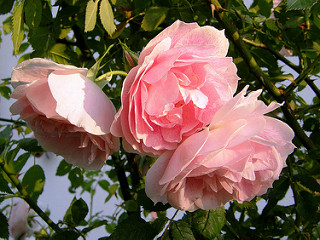
#> input picture notebooks/data/images/roses.jpg, 320 x 240 px
$ jupyter execute color_image_smoothing_guassian_cv_vs_numpy.ipynb
#> lines starting #> are read from the running program, lines starting #| are printed output that depends on the picture
[cell 1]
import os
import cv2
import numpy as np
import matplotlib.pyplot as plt

# ------------------------- Theoretical Explanation -------------------------
#
# Image smoothing (also known as blurring) is a fundamental operation in image processing
# used to reduce noise and details in an image. This can be achieved using various types
# of filters, and one of the most commonly used filters is the **Gaussian filter**.
#
# The **Gaussian filter** is a low-pass filter that smooths an image by averaging pixel
# values in a neighborhood weighted by a Gaussian function. The filter is often represented
# as a matrix, and the size of the matrix determines the extent of smoothing.
#
# A typical Gaussian kernel is symmetric and its values decrease as you move away from the
# center. In this example, we use a 3x3 kernel with values:
# [1 2 1, 2 4 2, 1 2 1]. The sum of these values is 16, so we normalize the kernel by
# dividing by 16 to ensure that the sum of the weights is 1.
#
# This kernel is applied to each pixel in the image, and the surrounding pixels are
# weighted according to the kernel as the filter is convolved over the image.
#
# The convolution operation can be performed in two ways:
# 1. **OpenCV Method**: Using OpenCV’s `cv2.filter2D()` function, which provides an
#    efficient implementation of convolution for images. This is a high-level function
#    that performs the convolution operation and is widely used in image processing tasks.
#
# 2. **NumPy Method**: By manually performing the convolution using NumPy arrays. This
#    approach gives us more flexibility but requires more code and is generally slower
#    than OpenCV’s optimized methods. In this method, we apply the kernel to each pixel
#    and calculate the weighted sum of its neighbors.
#
# In this example, we apply the Gaussian filter to a color image. We process each
# color channel (Red, Green, and Blue) separately and then merge them back into a
# smoothed color image.
#
# The goal of the code is to compare the results of smoothing the image using both
# OpenCV’s `filter2D()` function and the manual convolution approach using NumPy.
#
# In the output, we will:
# 1. Show the original color image.
# 2. Display the Gaussian filter matrix.
# 3. Show the smoothed image using OpenCV's `filter2D`.
# 4. Show the smoothed image using NumPy's manual convolution.
#
# ------------------------- End of Theoretical Explanation -------------------------

# Function to display images and the Gaussian Kernel
def display_images(original, gaussian_filter, smoothed_color_opencv, smoothed_color_numpy, title_original, title_gaussian_filter, title_smoothed_opencv, title_smoothed_numpy):
    plt.figure(figsize=(16, 12))

    # First row: Display original image, Gaussian filter, OpenCV smoothed image
    plt.subplot(2, 4, 1)
    plt.imshow(cv2.cvtColor(original, cv2.COLOR_BGR2RGB))  # Original color image
    plt.title(title_original)
    plt.axis('off')

    plt.subplot(2, 4, 2)
    plt.imshow(gaussian_filter, cmap='gray')  # Display Gaussian filter matrix as an image
    plt.title(title_gaussian_filter)
    plt.axis('off')

    plt.subplot(2, 4, 3)
    plt.imshow(cv2.cvtColor(smoothed_color_opencv, cv2.COLOR_BGR2RGB))  # OpenCV smoothed image
    plt.title(title_smoothed_opencv)
    plt.axis('off')

    # Second row: Display smoothed image using NumPy convolution
    plt.subplot(2, 4, 5)
    plt.imshow(cv2.cvtColor(original, cv2.COLOR_BGR2RGB))  # Original color image again
    plt.title(title_original)
    plt.axis('off')

    plt.subplot(2, 4, 6)
    plt.imshow(gaussian_filter, cmap='gray')  # Display Gaussian filter matrix again
    plt.title(title_gaussian_filter)
    plt.axis('off')

    plt.subplot(2, 4, 7)
    plt.imshow(cv2.cvtColor(smoothed_color_numpy, cv2.COLOR_BGR2RGB))  # NumPy smoothed image
    plt.title(title_smoothed_numpy)
    plt.axis('off')

    plt.show()  # Show the images

# Define kernel (Gaussian 3x3 kernel)
gaussian_filter = np.array([[1, 2, 1],
                            [2, 4, 2],
                            [1, 2, 1]], dtype=np.float32)

# Normalize the kernel by dividing by 16
gaussian_filter /= 16

# Function to perform convolution using NumPy
def convolve2d(image, kernel):
    """Convolve the image with the kernel using NumPy."""
    image_height, image_width = image.shape
    kernel_height, kernel_width = kernel.shape
    pad_h = kernel_height // 2
    pad_w = kernel_width // 2

    # Pad the image to handle borders
    padded_image = np.pad(image, ((pad_h, pad_h), (pad_w, pad_w)), mode='constant', constant_values=0)

    # Create an empty output image
    output_image = np.zeros_like(image)

    # Perform convolution
    for i in range(image_height):
        for j in range(image_width):
            region = padded_image[i:i+kernel_height, j:j+kernel_width]
            output_image[i, j] = np.sum(region * kernel)  # Convolution operation

    return output_image

# ------------ Load the Color Image ------------- #
image_path = os.path.join(os.getcwd(), 'data', 'images', 'roses.jpg')  # Replace with your image path
image = cv2.imread(image_path)
#> image is the input picture: shape (240, 320, 3); mean B, G, R 80.2, 94.8, 116.4

# ------------ Apply Convolution to Color Image ------------ #
# Split the image into R, G, B channels
B, G, R = cv2.split(image)
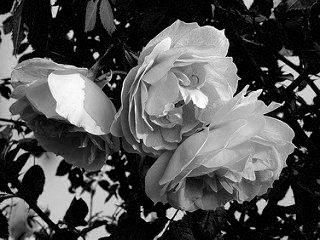
#> B: shape (240, 320); min 0, max 255, mean 80.2
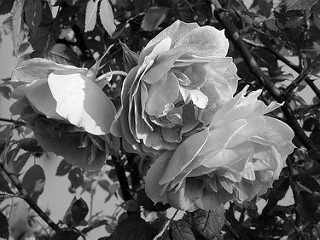
#> G: shape (240, 320); min 0, max 255, mean 94.8
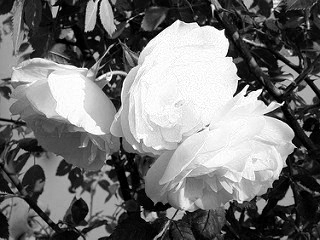
#> R: shape (240, 320); min 0, max 255, mean 116.4

# Apply convolution to each channel using OpenCV (cv2.filter2D)
smoothed_R_opencv = cv2.filter2D(R, -1, gaussian_filter)
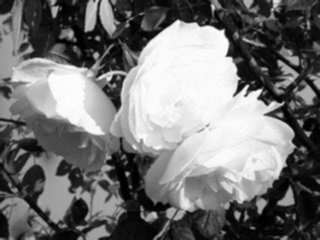
#> smoothed_R_opencv: shape (240, 320); min 0, max 254, mean 116.4
smoothed_G_opencv = cv2.filter2D(G, -1, gaussian_filter)
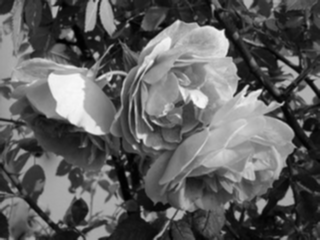
#> smoothed_G_opencv: shape (240, 320); min 1, max 248, mean 94.8
smoothed_B_opencv = cv2.filter2D(B, -1, gaussian_filter)
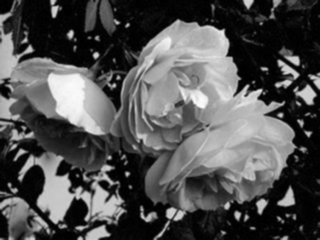
#> smoothed_B_opencv: shape (240, 320); min 0, max 252, mean 80.2

# Merge the smoothed channels back together for OpenCV result
smoothed_color_opencv = cv2.merge([smoothed_B_opencv, smoothed_G_opencv, smoothed_R_opencv])
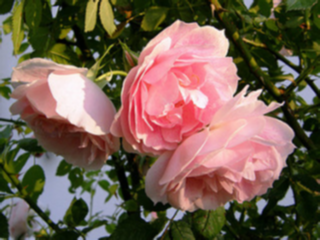
#> smoothed_color_opencv: shape (240, 320, 3); mean B, G, R 80.2, 94.8, 116.4

# Apply convolution to each channel using NumPy (manual convolution)
smoothed_R_numpy = convolve2d(R, gaussian_filter)
smoothed_G_numpy = convolve2d(G, gaussian_filter)
#> in convolve2d (call 2), `padded_image = np.pad(image, ((pad_h, pad_h), (pad_w, pad_w)), mode='c..`:
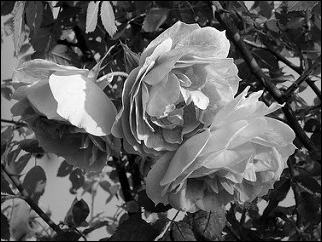
#> padded_image: shape (242, 322); min 0, max 255, mean 93.5
smoothed_B_numpy = convolve2d(B, gaussian_filter)
#> in convolve2d (call 3), `padded_image = np.pad(image, ((pad_h, pad_h), (pad_w, pad_w)), mode='c..`:
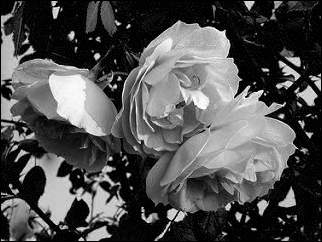
#> padded_image: shape (242, 322); min 0, max 255, mean 79.1

# Merge the smoothed channels back together for NumPy result
smoothed_color_numpy = cv2.merge([smoothed_B_numpy, smoothed_G_numpy, smoothed_R_numpy])

# ------------ Display Results ------------ #
# Display the original color image, Gaussian filter, and results of smoothing
display_images(image, gaussian_filter, smoothed_color_opencv, smoothed_color_numpy,
               'Original Color Image', 'Gaussian Filter Matrix', 'Smoothed Color Image (OpenCV)', 'Smoothed Color Image (NumPy)')
#> in display_images, `plt.show()`:
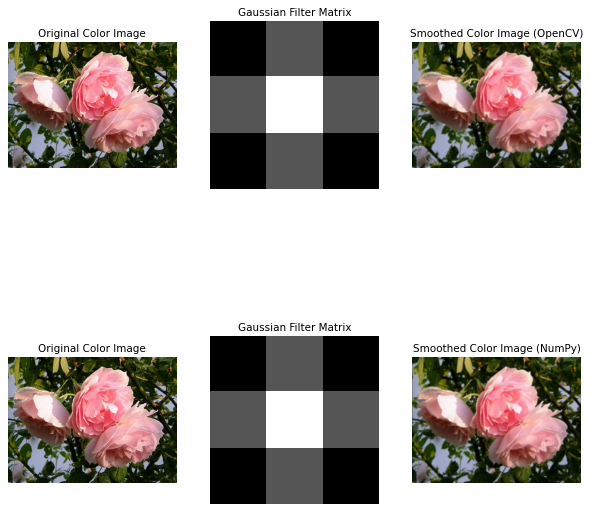
#> figure drawn by matplotlib, 6 panels

$ run again, with notebooks/data/images/color_darkened.jpg copied over notebooks/data/images/roses.jpg
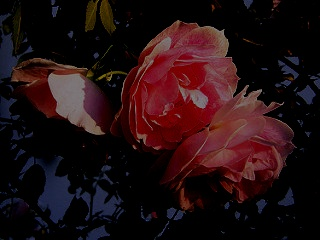
#> input picture notebooks/data/images/color_darkened.jpg, 320 x 240 px
#> image is the input picture: shape (240, 320, 3); mean B, G, R 17.5, 15.1, 34.8
#> `B, G, R = cv2.split(image)`:
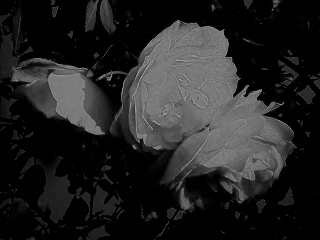
#> R: shape (240, 320); min 0, max 174, mean 34.8
#> in convolve2d (call 3), `padded_image = np.pad(image, ((pad_h, pad_h), (pad_w, pad_w)), mode='c..`:
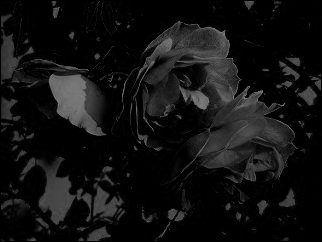
#> padded_image: shape (242, 322); min 0, max 133, mean 17.2

$ run again, with notebooks/data/images/color_inverted.jpg copied over notebooks/data/images/roses.jpg
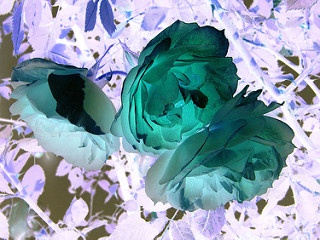
#> input picture notebooks/data/images/color_inverted.jpg, 320 x 240 px
#> image is the input picture: shape (240, 320, 3); mean B, G, R 174.2, 160.2, 138.8
#> in convolve2d (call 3), `padded_image = np.pad(image, ((pad_h, pad_h), (pad_w, pad_w)), mode='c..`:
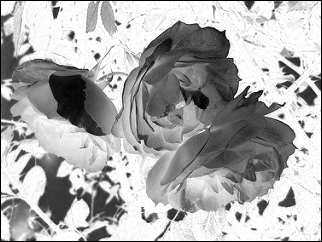
#> padded_image: shape (242, 322); min 0, max 255, mean 171.7
